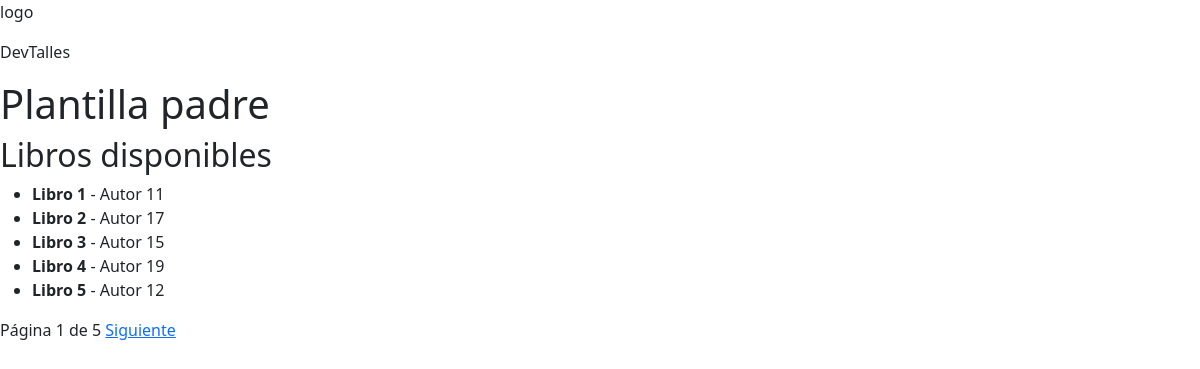
The page /minilibrary/books/ (signed in) on the database its author committed.
### minilibrary/models.py (models this page shows, shortened)
class Book(models.Model):
    title = models.CharField(max_length=200)
    publication_date = models.DateField(null=True, blank=True)
    author = models.ForeignKey(
        Author, on_delete=models.CASCADE, related_name='books') #me permite acceder a los libros del author, con comando author.books__all
    pages = models.IntegerField()
    isbn = models.CharField(max_length=50)
    genres = models.ManyToManyField(Genre, related_name='books') # acceder a los libros desde los generos
    recommended_by = models.ManyToManyField(get_user_model(), through="Recommendation", related_name="recommendations")
    class Meta:
        verbose_name = "Libro"
        verbose_name_plural = "Libros"

class Author(models.Model):
    name = models.CharField(max_length=100)
    birth_date = models.DateField(null=True, blank=True)

### minilibrary/views.py (the view)
# urls.py: path('books/', views.BookListView.as_view(), name="book_list"),
class BookListView(ListView):
    model = Book
    template_name = "minilibrary/book_list.html"
    context_object_name = "books"
    paginate_by = 5

### minilibrary/templates/minilibrary/book_list.html (shortened to what this page needs)
{% extends 'base.html' %}
{% block content %}
<h2>Libros disponibles</h2>
<ul>
    {% for book in books %}
        <li><strong>{{book.title}}</strong> - {{book.author.name}}</li>
    {% empty %}
        <li>No hay libros disponibles</li>
    {% endfor %}
</ul>
{% if is_paginated %}
    <div>
        <span>Página {{page_obj.number}} de {{page_obj.paginator.num_pages}}</span>
        {% if page_obj.has_next %}
            <a href="?page={{page_obj.next_page_number}}">Siguiente</a>
        {% endif %}
    </div>
{% endif %}
{% endblock content %}

### templates/base.html (shortened to what this page needs)
{% load static %}
<!DOCTYPE html>
<html lang="en">
<head>
    <link rel="stylesheet" href="{% static 'styles.css' %}">
    <link href="https://cdn.jsdelivr.net/npm/bootstrap@5.3.8/dist/css/bootstrap.min.css" rel="stylesheet">
</head>
<body>
    {% include 'includes/header.html' %}
    <h1>Plantilla padre</h1>
    {% block content %} {% endblock content %}
</body>
</html>

### templates/includes/header.html
<header>
    <div>
        <p>logo</p>
        <p>DevTalles</p>
    </div>
</header>

### static/styles.css (style rules this page uses)
body { background-color: blue; }

### rows shown on the page
Book: title "Libro 1", author.name "Autor 11"
Book: title "Libro 2", author.name "Autor 17"
Book: title "Libro 3", author.name "Autor 15"
Book: title "Libro 4", author.name "Autor 19"
Book: title "Libro 5", author.name "Autor 12"

### other values the page prints
{{ page_obj.number }} "1"
{{ page_obj.paginator.num_pages }} "5"
